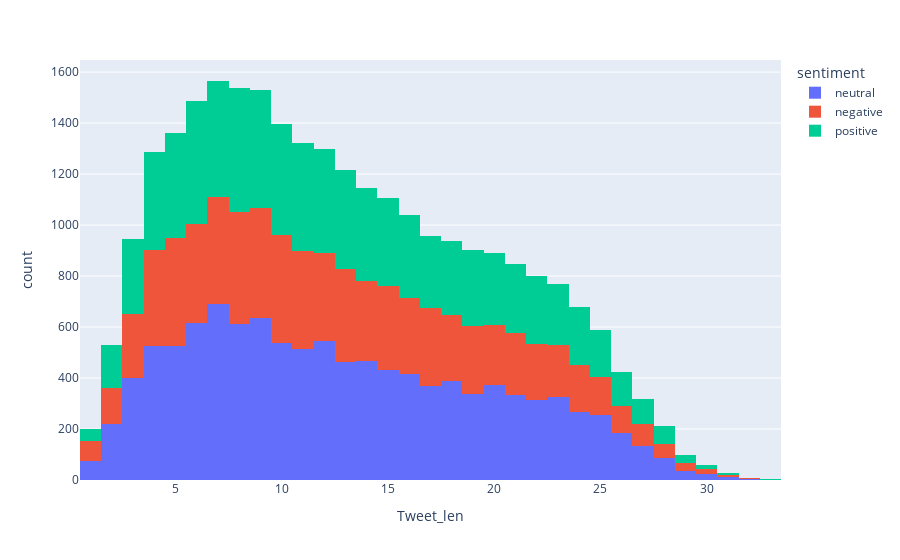

Notebook code for this chart:
### Markdown cell above
Using the 'pandas' and 'plotly' library, tweet lengths were found, and the histogram was created. From the histogram, we can conclude that tweet length is not significant effect on sentiment. They have similar shapes and distributions.

### Code cell
#Finding tweet length
tweet_len = pd.Series([len(str(tweet).split()) for tweet in data['text']])
data["Tweet_len"] = tweet_len

import plotly.express as px

fig = px.histogram(data, x='Tweet_len', color='sentiment')
fig.show()

### Figure 1 — Plotly figure (JSON) as saved in the notebook; plotly's stock layout.template omitted (floating-point values rounded to 4 significant figures; data arrays with more than 128 entries replaced by an {"elided": "..."} marker saying what was removed)
{"data": [{"alignmentgroup": "True", "bingroup": "x", "hovertemplate": "sentiment=neutral<br>Tweet_len=%{x}<br>count=%{y}<extra></extra>", "legendgroup": "neutral", "marker": {"color": "#636efa", "pattern": {"shape": ""}}, "name": "neutral", "offsetgroup": "neutral", "orientation": "v", "showlegend": true, "type": "histogram", "x": {"elided": "11117 int values"}, "xaxis": "x", "yaxis": "y"}, {"alignmentgroup": "True", "bingroup": "x", "hovertemplate": "sentiment=negative<br>Tweet_len=%{x}<br>count=%{y}<extra></extra>", "legendgroup": "negative", "marker": {"color": "#EF553B", "pattern": {"shape": ""}}, "name": "negative", "offsetgroup": "negative", "orientation": "v", "showlegend": true, "type": "histogram", "x": {"elided": "7781 int values"}, "xaxis": "x", "yaxis": "y"}, {"alignmentgroup": "True", "bingroup": "x", "hovertemplate": "sentiment=positive<br>Tweet_len=%{x}<br>count=%{y}<extra></extra>", "legendgroup": "positive", "marker": {"color": "#00cc96", "pattern": {"shape": ""}}, "name": "positive", "offsetgroup": "positive", "orientation": "v", "showlegend": true, "type": "histogram", "x": {"elided": "8582 int values"}, "xaxis": "x", "yaxis": "y"}], "layout": {"barmode": "relative", "legend": {"title": {"text": "sentiment"}, "tracegroupgap": 0}, "margin": {"t": 60}, "xaxis": {"anchor": "y", "domain": [0, 1], "title": {"text": "Tweet_len"}}, "yaxis": {"anchor": "x", "domain": [0, 1], "title": {"text": "count"}}}}
